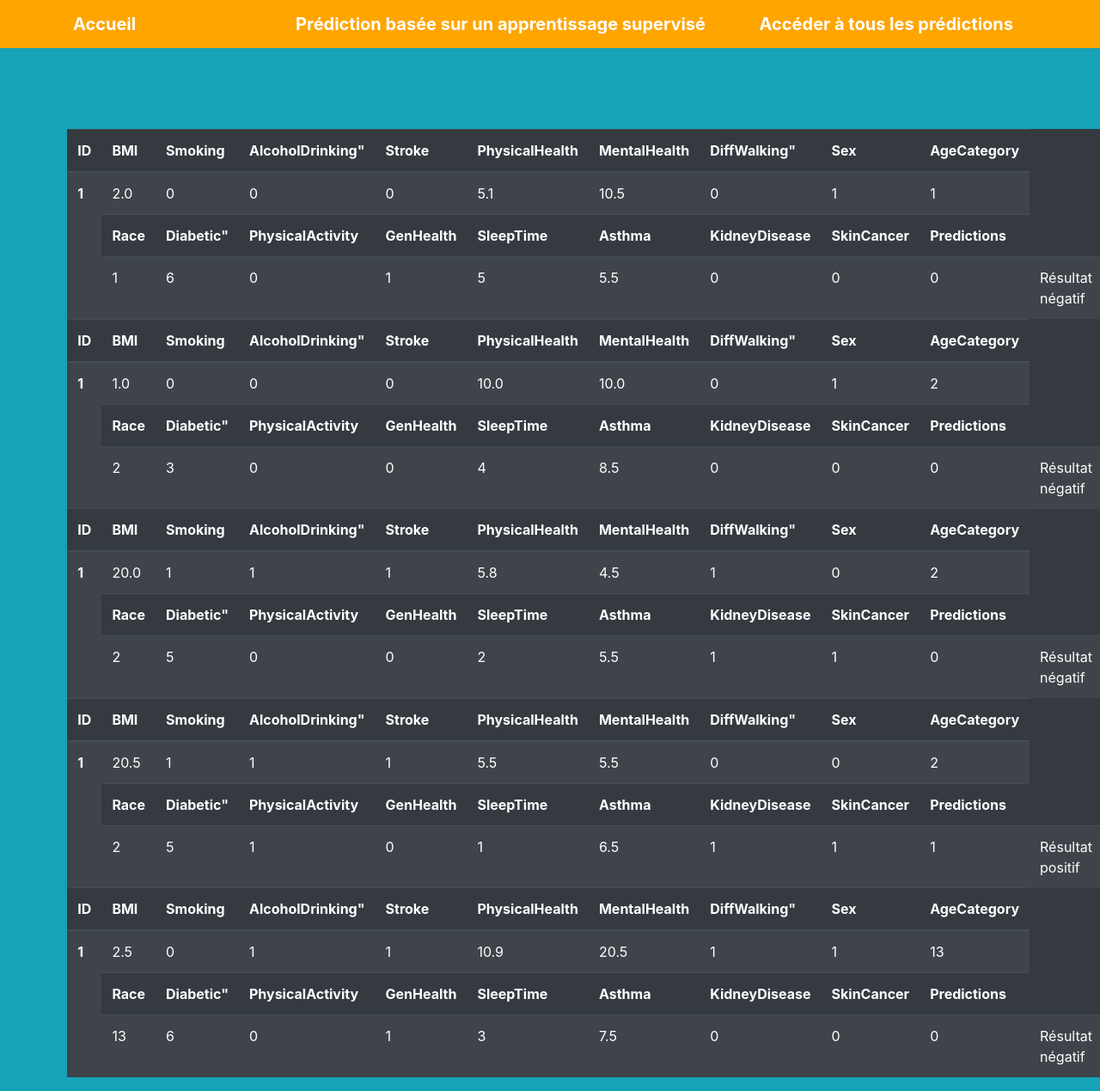
The page /ml_app/predictions/ on the database its author committed.
### ml_app/models.py (models this page shows, shortened)
class Data(models.Model):
    BMI = models.DecimalField(blank=True, null=True, max_digits=10, decimal_places=1)
    Smoking = models.PositiveIntegerField(max_length= 4, choices = RESPONSE, null = True)
    AlcoholDrinking = models.PositiveIntegerField(max_length= 4, choices = RESPONSE, null = True)
    Stroke = models.PositiveIntegerField(max_length= 4, choices = RESPONSE, null = True)
    PhysicalHealth = models.DecimalField(blank=True, null=True, max_digits=10, decimal_places=1)
    MentalHealth = models.DecimalField(blank=True, null=True, max_digits=10, decimal_places=1)
    DiffWalking	 = models.PositiveIntegerField(max_length= 4, choices = RESPONSE)
    Sex	= models.PositiveIntegerField(max_length= 10, choices = GENDER)
    AgeCategory = models.PositiveIntegerField(max_length= 20, choices = AgeCategory_Response, null = True)
    Race = models.PositiveIntegerField(max_length= 20, choices = Race_Response, null = True)
    Diabetic = models.PositiveIntegerField(max_length= 4, choices = RESPONSE, null = True)
    PhysicalActivity = models.PositiveIntegerField(max_length= 4, choices = RESPONSE, null = True)
    GenHealth = models.PositiveIntegerField(max_length= 4, choices = GenHealth_Response, null = True)
    SleepTime = models.DecimalField(blank=True, null=True, max_digits=10, decimal_places=1)
    Asthma = models.PositiveIntegerField(max_length= 4, choices = RESPONSE)
    KidneyDisease = models.PositiveIntegerField(max_length= 4, choices = RESPONSE, null = True)
    SkinCancer = models.PositiveIntegerField(max_length= 4, choices = RESPONSE, null = True)
    Predictions = models.CharField(max_length= 100, blank = True)

### ml_app/views.py (the view)
# urls.py: path('ml_app/predictions/', mal_app_predictions, name="ml_app-predictions"),
def mal_app_predictions(request):
    resultats_CCardiaque_predis = Data.objects.all()
    context = {
        'resultats_CCardiaque_predis': resultats_CCardiaque_predis
    }
    return render(request, "predictions.html", context)

### ml_app/templates/predictions.html (shortened to what this page needs)
{% extends 'base.html' %}
{% block content %}
<div class = "container">
    <div class = "row mt-4">
        <div class="col-md-8 offset-md-2" style="position: absolute; top: 150px; left: -150px">
            <table class="table table-striped table-dark" >
                {% for data in resultats_CCardiaque_predis %}
                <thead>
                    <tr>
                        <th rowspan="4">ID</th>
                        <th scope="col">BMI</th>
                        <th scope="col">Smoking</th>
                        <th scope="col">AlcoholDrinking"</th>
                        <th scope="col">Stroke</th>
                        <th scope="col">PhysicalHealth</th>
                        <th scope="col">MentalHealth</th>
                        <th scope="col">DiffWalking"</th>
                        <th scope="col">Sex</th>
                        <th scope="col">AgeCategory</th>
                    </tr>
                </thead>
                <tbody>
                        <tr>
                            <th scope="row" rowspan="0">1</th>
                            <td>{{ data.BMI }}</td>
                            <td>{{ data.Smoking }}</td>
                            <td>{{ data.AlcoholDrinking }}</td>
                            <td>{{ data.Stroke }}</td>
                            <td>{{ data.PhysicalHealth }}</td>
                            <td>{{ data.MentalHealth }}</td>
                            <td>{{ data.DiffWalking }}</td>
                            <td>{{ data.Sex }}</td>
                            <td>{{ data.AgeCategory }}</td>
                        </tr>
                        <tr>
                            <th scope="col">Race</th>
                            <th scope="col">Diabetic"</th>
                            <th scope="col">PhysicalActivity</th>
                            <th scope="col">GenHealth</th>
                            <th scope="col">SleepTime</th>
                            <th scope="col">Asthma</th>
                            <th scope="col">KidneyDisease</th>
                            <th scope="col">SkinCancer</th>
                            <th scope="col">Predictions</th>
                        </tr>
                        <tr>
                            <td>{{ data.AgeCategory }}</td>
                            <td>{{ data.Race }}</td>
                            <td>{{ data.Diabetic }}</td>
                            <td>{{ data.PhysicalActivity }}</td>
                            <td>{{ data.GenHealth }}</td>
                            <td>{{ data.SleepTime }}</td>
                            <td>{{ data.Asthma }}</td>
                            <td>{{ data.KidneyDisease }}</td>
                            <td>{{ data.SkinCancer }}</td>
                            <td>{{ data.Predictions }}</td>
                        </tr>
                </tbody>
                {% endfor %}
            </table>
        </div>
    </div>
</div>
{% endblock %}

### ml_app/templates/base.html (shortened to what this page needs)
{% load static %}
<!doctype html>
<html lang="en">
  <head>
    <link rel="stylesheet" href="{% static 'css/style.css' %}">
    <link rel="stylesheet" href="https://cdn.jsdelivr.net/npm/bootstrap@4.6.1/dist/css/bootstrap.min.css">
  </head>
  <body style = "width: 100%" class = "bg-info">
    {% include 'nav.html' %}
    {% block content %}
    {% endblock %}
  </body>
</html>

### ml_app/templates/nav.html
<nav class="navbar navbar-dark " style = "background-color: orange; width: 100%">
    <div class = "container">
        <a class="navbar-brand font-weight-bold" href="{% url 'homepage' %}">
                Accueil
        </a>
        <a class="mx-auto navbar-brand font-weight-bold"  style="width: 200px;" href="{% url 'ml_app-index' %}">
            Prédiction basée sur un apprentissage supervisé
        </a>
        <a class="navbar-brand ml-auto font-weight-bold" href="{% url 'ml_app-predictions' %}">
                Accéder à tous les prédictions
        </a>
    </div>
</nav>

### ml_app/static/css/style.css (style rules this page uses)
body { background-color: black; color: red; }

### rows shown on the page
Data: BMI "2.0", Smoking "0", AlcoholDrinking "0", Stroke "0", PhysicalHealth "5.1", MentalHealth "10.5", DiffWalking "0", Sex "1", AgeCategory "1", Race "6", Diabetic "0", PhysicalActivity "1", GenHealth "5", SleepTime "5.5", Asthma "0", KidneyDisease "0", SkinCancer "0", Predictions "Résultat négatif"
Data: BMI "1.0", Smoking "0", AlcoholDrinking "0", Stroke "0", PhysicalHealth "10.0", MentalHealth "10.0", DiffWalking "0", Sex "1", AgeCategory "2", Race "3", Diabetic "0", PhysicalActivity "0", GenHealth "4", SleepTime "8.5", Asthma "0", KidneyDisease "0", SkinCancer "0", Predictions "Résultat négatif"
Data: BMI "20.0", Smoking "1", AlcoholDrinking "1", Stroke "1", PhysicalHealth "5.8", MentalHealth "4.5", DiffWalking "1", Sex "0", AgeCategory "2", Race "5", Diabetic "0", PhysicalActivity "0", GenHealth "2", SleepTime "5.5", Asthma "1", KidneyDisease "1", SkinCancer "0", Predictions "Résultat négatif"
Data: BMI "20.5", Smoking "1", AlcoholDrinking "1", Stroke "1", PhysicalHealth "5.5", MentalHealth "5.5", DiffWalking "0", Sex "0", AgeCategory "2", Race "5", Diabetic "1", PhysicalActivity "0", GenHealth "1", SleepTime "6.5", Asthma "1", KidneyDisease "1", SkinCancer "1", Predictions "Résultat positif"
Data: BMI "2.5", Smoking "0", AlcoholDrinking "1", Stroke "1", PhysicalHealth "10.9", MentalHealth "20.5", DiffWalking "1", Sex "1", AgeCategory "13", Race "6", Diabetic "0", PhysicalActivity "1", GenHealth "3", SleepTime "7.5", Asthma "0", KidneyDisease "0", SkinCancer "0", Predictions "Résultat négatif"
